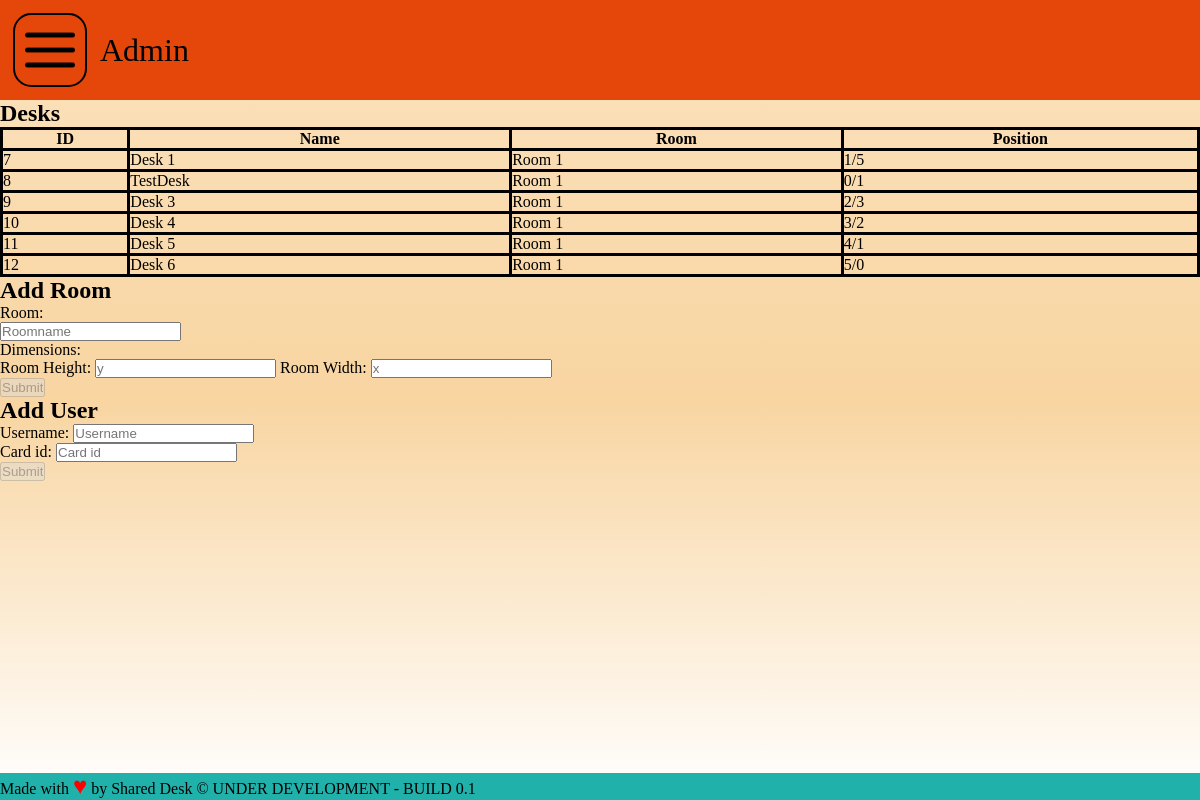
The page /admin on the database its author committed.
### tables this page shows
CREATE TABLE desk (id INTEGER PRIMARY KEY AUTOINCREMENT, name TEXT, room TEXT,x_pos INT, y_pos INT, in_use BOOL, card_id TEXT);

### server.py (the view)
@flask_app.route("/admin", methods=["GET", "POST"])
def admin():
    if request.method == "POST":
        print(f"add room: {request.get_json()}")
        database.add_room(request.get_json())
        return "OK", 200
    else:
        desks = process_desks()
        return render_template("admin.html", desks=desks)

### server.py (called while the page is built)
def process_desks():
    desks = database.get_desks()
    new_desks = []
    for desk in desks:
        new_desk = {}
        new_desk["id"] = desk[0]
        new_desk["name"] = desk[1]
        new_desk["room"] = desk[2]
        new_desk["x_pos"] = desk[3]
        new_desk["y_pos"] = desk[4]
        new_desk["is_used"] = desk[5]
        new_desk["card_id"] = desk[6]
        if new_desk["card_id"]:
            new_desk["user"] = get_username_by_card_id(new_desk["card_id"])
        else:
            new_desk["user"] = None
        new_desks.append(new_desk)
    return new_desks

### server_functions.py (called while the page is built)
    def run_sql_statement(self, query):
        connection = sqlite3.connect("data.sqlite")
        cursor = connection.cursor()
        cursor.execute(query)
        connection.commit()
        data = cursor.fetchall()
        connection.close()
        return data

    def get_desks(self):
        result = self.run_sql_statement("SELECT * FROM desk")
        return result

### templates/admin.html (shortened to what this page needs)
{% extends 'base.html' %} {% block title %} Shared Desk - Admin {% endblock %}
{% block heading %} Admin
<link rel="stylesheet" href="{{ url_for('static', filename='styles.css') }}" />
{% endblock %} {% block content %}
<div id="admin">
  <div id="adminTableView">
    <table id="desksTable">
      <h2>Desks</h2>
      <tr>
        <th>ID</th>
        <th>Name</th>
        <th>Room</th>
        <th>Position</th>
      </tr>
       {% for desk in desks %}
      <tr>
        <td>{{ desk.id }}</td>
        <td>{{ desk.name }}</td>
        <td>{{ desk.room }}</td>
        <td>{{ desk.x_pos }}/{{ desk.y_pos }}</td>
      </tr>
      {% endfor %}
    </table>
  </div>
  <h2>Add Room</h2>
  <form id="submitNewRoom">
    <label for="room">Room:</label>
    <input type="text" id="room" name="room" placeholder="Roomname" />
    <label for="Dimensions">Dimensions:</label><br />
    <label>Room Height:</label>
    <input type="text" id="y_Dimensions" name="y_Dimensions" placeholder="y" />
    <label>Room Width:</label>
    <input
      type="text"
      id="x_Dimensions"
      name="x_Dimensions"
      placeholder="x"
    /><br />
    <input id="AddNewRoomButton" type="submit" value="Submit" disabled />
  </form>
  <h2>Add User</h2>
  <div id="addUser">
    <form id="submitNewUser">
      <label for="username">Username:</label>
      <input
        type="text"
        id="username"
        name="username"
        placeholder="Username"
      /><br />
      <label for="user_card_id">Card id:</label>
      <input type="text" id="card_id" name="card_id" placeholder="Card id" />
      <br /><input
        id="AddNewUserButton"
        type="submit"
        value="Submit"
        disabled
      />
    </form>
  </div>
</div>
{% endblock %}

### templates/base.html (shortened to what this page needs)
<!DOCTYPE html>
<html lang="en">
<head>
  <link rel="stylesheet" href="{{ url_for('static', filename='styles.css') }}" />
</head>
<body>
  <body>
    <div id="header">
        <div class="burgerMenu" onclick="toggleNavMenu()">
            <div class="burgerBorder">
                <img src="static/icons/BurgerMenuIcon.png" class="burgerMenuIcon">
            </div>
        </div>
        <div style="text-align: center;">{% block heading %}{% endblock %}</div>
      </div>
      {% block content %}
      {% endblock %}
      <div id="footer">
        Made with <span id='heart'> &hearts;</span> by Shared Desk &copy; UNDER DEVELOPMENT - BUILD 0.1
      </div>
    </body>
</html>

### static/styles.css (style rules this page uses)
:root { --widthBurger: 100px; --headerHeight: 100px; --seatwidth: 100px; --seatHeight: 50px; }
html { height: 100%; max-height: 100vh; overflow: hidden; }
body { height: 100%; background-image: linear-gradient(#fbe2be, #f8d5a1, white); }
* { margin: 0; padding: 0; }
#header { z-index: 1000; position: sticky; top: 0; display: flex; align-items: center; background-color: #e5470b; height: var(--headerHeight); width: 100%; font-size: 2em; }
#footer { position: absolute; bottom: 0; width: 100%; background-color: lightseagreen; }
.burgerMenu { display: flex; align-items: center; justify-content: center; width: var(--widthBurger); height: var(--headerHeight); }
.burgerBorder { display: flex; align-items: center; justify-content: center; width: fit-content; height: fit-content; padding: 10px; border: 2px black solid; border-radius: 25%; }
.burgerMenuIcon { width: calc(var(--widthBurger) / 2); height: calc(var(--headerHeight) / 2); }
#room { align-self: center; width: fit-content; height: fit-content; display: grid; align-items: center; justify-content: center; }
#heart { color: red; font-size: x-large; }
#desksTable { border-collapse: collapse; width: 100%; }
#desksTable th { border-style: solid; }
#desksTable td { border-style: solid; }

### rows shown on the page
desk: id "7", name "Desk 1", room "Room 1", x_pos "1", y_pos "5"
desk: id "8", name "TestDesk", room "Room 1", x_pos "0", y_pos "1"
desk: id "9", name "Desk 3", room "Room 1", x_pos "2", y_pos "3"
desk: id "10", name "Desk 4", room "Room 1", x_pos "3", y_pos "2"
desk: id "11", name "Desk 5", room "Room 1", x_pos "4", y_pos "1"
desk: id "12", name "Desk 6", room "Room 1", x_pos "5", y_pos "0"
